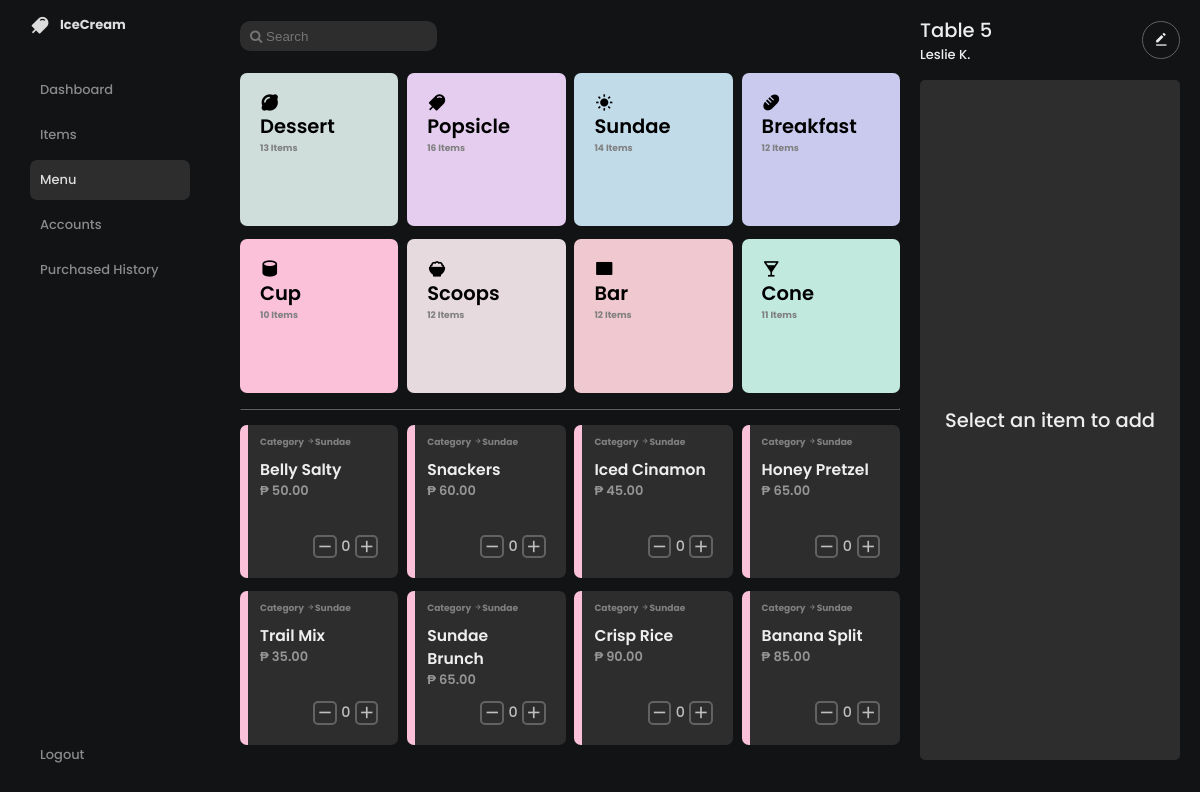
The app's page /menu/menu.php?id=3 with its own data.
### tables this page shows
CREATE TABLE `categories` (
  `id` int(11) NOT NULL,
  `name` varchar(255) NOT NULL,
  `icon` varchar(255) NOT NULL,
  `quantity` int(11) NOT NULL,
  `color` varchar(255) NOT NULL,
  `created_at` timestamp NOT NULL DEFAULT current_timestamp(),
  `updated_at` timestamp NOT NULL DEFAULT current_timestamp() ON UPDATE current_timestamp()
);

CREATE TABLE `items` (
  `id` int(11) NOT NULL,
  `name` varchar(255) NOT NULL,
  `quantity` int(11) NOT NULL,
  `price` float NOT NULL,
  `category` int(11) NOT NULL,
  `created_at` timestamp NOT NULL DEFAULT current_timestamp(),
  `updated_at` timestamp NOT NULL DEFAULT current_timestamp() ON UPDATE current_timestamp()
);

### classes/category.class.php (called while the page is built, shortened)
<?php
require_once 'database.php';
class Category{
    protected $db ;
    function __construct(){
        $this->db = new Database();
    }
    function show(){
        $sql = "SELECT * FROM categories;";
        $query = $this->db->connect()->prepare($sql);
        if($query->execute()){
            $data = $query->fetchAll();
        }
        return $data;
    }
}
?>

### classes/database.php (called while the page is built)
<?php
    class Database{
        public $host = 'locahost';
        public $username = 'root';
        public $password = '';
        public $database = 'ice_cream';
        protected $connection ;
        function connect(){
            try {
                $this->connection = new PDO("mysql: host= $this->host;dbname=$this->database",$this->username, $this->password);
            }catch(PDOException $e){
                echo 'connection error'. $e->getMessage();
            }
            return $this->connection;
        }
    }
?>

### classes/item.class.php (called while the page is built, shortened)
<?php
require_once 'database.php';
class Item{
    protected $db ;
    function __construct(){
        $this->db = new Database();
    }
    function selectId($id){
        $sql = "SELECT * FROM items WHERE $id = category;";
        $query = $this->db->connect()->prepare($sql);
        if($query->execute()){
            $data = $query->fetchAll();
        }
        return $data;
    }
    function selectCategoryName($id){
        $sql = "SELECT name FROM categories WHERE id = $id;";
        $query = $this->db->connect()->prepare($sql);
        if($query->execute()){
            $data = $query->fetch();
        }
        return $data;
    }
}
?>

### menu/menu.php (the view, shortened to what this page needs)
<?php
    include_once '../includes/header.php';
    include_once '../includes/sidebar.php';
    require_once '../classes/category.class.php';
    require_once '../classes/item.class.php';
?>
    <div class = "main">
    <section class="menu">
        <div class="menu-header">
        <input type="text" placeholder="&#xF002; Search" style="font-family:Arial, FontAwesome" />
        </div>
        <div class="menu-body">
        <div class="sorting-cards">
            <?php
                $category_obj = new Category();
                foreach($category_obj->show() as $value){
                ?>
                         <a href = "menu.php?id=<?php echo $value['id']; ?>" class="card category-card" style = "background-color: <?php echo $value['color']?>">
                                <div class="card-header">
                                    <?php echo $value['icon'] ?>
                                </div>
                                <div class="card-body">
                                    <span class = "card-title" > <?php echo $value['name'] ?> </span>
                                    <span class = "item-num text" ><?php echo $value ['quantity'] ?> Items</span>
                                </div>
                        </a>
                <?php
                }
                ?>
        </div>
        <hr class = "divider">
        <div class="menu-items" >
            <?php
                $item = new Item();
                $id = 1;
                if(isset($_GET['id'])){
                    $id = $_GET['id'];
                }
                foreach($item->selectId($id) as $value){
            ?>
                <div class="card item
            <?php
                if($value['quantity'] > 0){
            ?>
                    active
            <?php
                }
            ?>
                ">
                <div class="background-card"></div>
                    <div class="card-header text">
                        <span> Category
                        <i class="bx bx-right-arrow-alt "></i><?php echo $item->selectCategoryName($id)[0]?>
                    </div>
                    <div class="card-body">
                        <div class="card-title">
                            <span class = "brand"> <?php echo $value['name']; ?></span>
                            <span class = "value">₱ <?php echo ($value['price']);
                            if($value['price'] % 1 == 0) echo ('.00');?>
                            </span>
                        </div>
                    </div>
                    <div class="card-footer">
                        <span class = "minus-plus">
                            <i class="bx bx-minus minus-icon icon minus" ></i>
                            <span class = "item-count"><?php echo $value['quantity'] ?></span>
                            <i class="bx bx-plus icon plus"></i>
                        </span>
                    </div>
                </div>
                <?php
                }
                ?>
    </section>
    <section class = "sidebar-right">
        <div class="title-container">
            <div class="title">
                <h1 class="text">Table 5</h1>
                <span class="sub">Leslie K.</span>
            </div>
            <span class="icon-container">
                <i class='bx bxs-edit-alt icon'></i>
            </span>
        </div>
        <div class="list-total">
            <div class="total-container">
                <div class="total">
                    <span class="dialog">
                        <p class="text">Select an item to add</p>
                    </span>
                </div>
            </div>
        </div>
</body>
</html>

### css/style.css (style rules this page uses)
:root { --dark: #232c33; --dark-2: #1a1f27; --text-color: #a5a9ac; --secondary-color: #c48af9; --blue-berry: #2d3b41; --sea: #1da5ff; }
* { margin: 0; padding: 0; font-weight: 500; font-family: 'Poppins', sans-serif; box-sizing: border-box; }
body { background: var(--dark); }
.flex-align-center { align-items: center; }
.brand { font-size: 1.2rem; }

### css/media.css (style rules this page uses)
@media (max-width: 1366px) { :root { font-size: 13px; } }

### css/cards.css (style rules this page uses)
.card-body { height: 100%; width: 100%; }

### records on screen
categories: name "Dessert", quantity "13"
categories: name "Popsicle", quantity "16"
categories: name "Sundae", quantity "14"
categories: name "Breakfast", quantity "12"
categories: name "Cup", quantity "10"
categories: name "Scoops", quantity "12"
categories: name "Bar", quantity "12"
categories: name "Cone", quantity "11"
items: category.name "Sundae", name "Belly Salty", price "50", shows ".00", quantity "0"
items: category.name "Sundae", name "Snackers", price "60", shows ".00", quantity "0"
items: category.name "Sundae", name "Iced Cinamon", price "45", shows ".00", quantity "0"
items: category.name "Sundae", name "Honey Pretzel", price "65", shows ".00", quantity "0"
items: category.name "Sundae", name "Trail Mix", price "35", shows ".00", quantity "0"
items: category.name "Sundae", name "Sundae Brunch", price "65", shows ".00", quantity "0"
items: category.name "Sundae", name "Crisp Rice", price "90", shows ".00", quantity "0"
items: category.name "Sundae", name "Banana Split", price "85", shows ".00", quantity "0"
